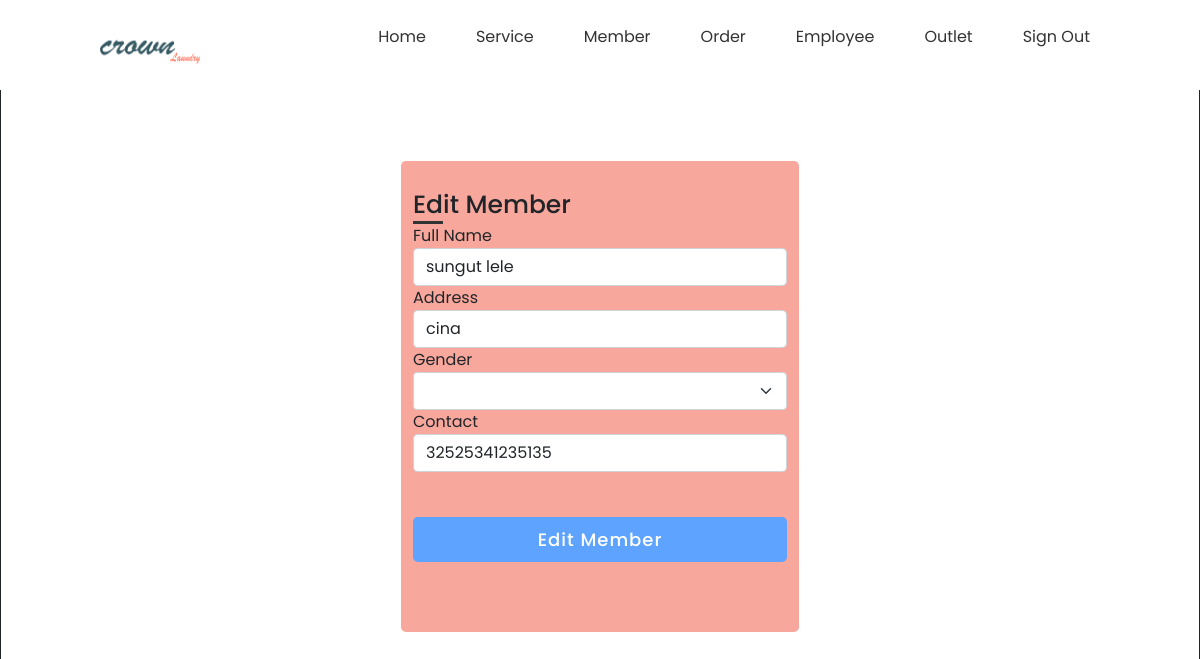
The app's page /edit_member.php?id_member=9 (signed in) with its own data.
### tables this page shows
CREATE TABLE `member` (
  `id_member` int(11) NOT NULL,
  `nama_member` varchar(100) NOT NULL,
  `alamat` text NOT NULL,
  `jenis_kelamin` enum('L','P') NOT NULL,
  `telp` varchar(15) NOT NULL
);

### edit_member.php (the view, shortened to what this page needs)
<!DOCTYPE html>
<html lang="en">
<head>
    <link rel="stylesheet" href="css/edit_member.css">
</head>
<body>
<?php
    include "navbar.php";
    include "koneksi.php";
    $query_member = mysqli_query($conn, "SELECT * from member where id_member='".$_GET['id_member']."'");
    $data_member = mysqli_fetch_array($query_member);
?>
<div class="container">
    <div class="title">Edit Member</div>
    <form method="POST" action="proses_edit_Member.php">
        <div class="member-details">
            <div class="input-box">
                <span class="details">Full Name</span>
                <input type="text" class="form-control" name="nama_member" value="<?=$data_member['nama_member']?>"required>
            </div>
            <div class="input-box">
                <span class="details">Address</span>
                <input type="textarea" class="form-control" name="alamat" value="<?=$data_member['alamat']?>" required>
            </div>
            <div class="input-box">
                <span class="details">Gender</span>
                <?php
                    $arr_gender=array('P'=>'Perempuan','L'=>'Laki Laki');
                ?>
                <select name="jenis_kelamin" class="form-select" required>
                <option></option>
                <?php foreach ($arr_gender as $key_gender => $val_gender):
                if($key_gender==$data_member['gender']){
                    $selek="selected";
                } else {
                    $selek="";
                }?>
                <option value="<?=$key_gender?>"<?=$selek?>><?=$val_gender?></option>
                <?php endforeach ?>
                </select>
            </div>
            <div class="input-box">
                <span class="details">Contact</span>
                <input type="text" class="form-control" name="telp" value="<?=$data_member['telp']?>" required>
            </div>
        </div>
        <div class="button">
            <input type="submit" value="Edit Member">
        </div>
    </form>
</div>
</body>
</html>

### css/edit_member.css (style rules this page uses)
* { margin:0; padding: 0; box-sizing: border-box; font-family: 'Poppins', sans-serif; }
body { height: 100vh; border: 1px solid; justify-content: center; align-items: center; padding-top: 80px; padding-bottom: 100px; padding-left: 400px; padding-right: 400px; }
.container { max-width: 700px; width: 100%; background: #f7a79b; padding: 25px 30px; border-radius: 5px; }
.container .title { font-size: 25px; font-weight: 500; position: relative; }
.container .title::before { content: ''; position: absolute; left: 0; bottom: 0; height: 3px; width: 30px; background: #323333; }
form .button { height: 45px; margin: 45px 0; }
form .button input { height: 100%; width: 100%; outline: none; color: #fff; background: #5da3ff; border: none; font-size: 18px; font-weight: 500; letter-spacing: 1px;border-radius: 5px; }

### css/navbar.css (style rules this page uses)
* { margin: 0; padding: 0; box-sizing: border-box; font-family: 'Poppins', sans serif; }

### records on screen
member: nama_member "sungut lele", alamat "cina", telp "32525341235135"
